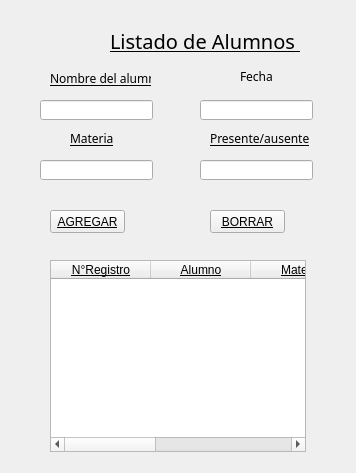
<?xml version="1.0" encoding="UTF-8"?>
<ui version="4.0">
 <class>MainWindow</class>
 <widget class="QMainWindow" name="MainWindow">
  <property name="geometry">
   <rect>
    <x>0</x>
    <y>0</y>
    <width>356</width>
    <height>473</height>
   </rect>
  </property>
  <property name="font">
   <font>
    <italic>false</italic>
    <underline>true</underline>
   </font>
  </property>
  <property name="windowTitle">
   <string>MainWindow</string>
  </property>
  <widget class="QWidget" name="centralWidget">
   <widget class="QPushButton" name="pushButtonAGREGAR">
    <property name="geometry">
     <rect>
      <x>50</x>
      <y>210</y>
      <width>75</width>
      <height>23</height>
     </rect>
    </property>
    <property name="text">
     <string>AGREGAR</string>
    </property>
   </widget>
   <widget class="QPushButton" name="pushButtonBORRAR">
    <property name="geometry">
     <rect>
      <x>210</x>
      <y>210</y>
      <width>75</width>
      <height>23</height>
     </rect>
    </property>
    <property name="text">
     <string>BORRAR</string>
    </property>
   </widget>
   <widget class="QLineEdit" name="lineEditALUMNO">
    <property name="geometry">
     <rect>
      <x>40</x>
      <y>100</y>
      <width>113</width>
      <height>20</height>
     </rect>
    </property>
   </widget>
   <widget class="QLineEdit" name="lineEditFECHA">
    <property name="geometry">
     <rect>
      <x>200</x>
      <y>100</y>
      <width>113</width>
      <height>20</height>
     </rect>
    </property>
   </widget>
   <widget class="QLineEdit" name="lineEditMATERIA">
    <property name="geometry">
     <rect>
      <x>40</x>
      <y>160</y>
      <width>113</width>
      <height>20</height>
     </rect>
    </property>
   </widget>
   <widget class="QLineEdit" name="lineEditPRESENTE">
    <property name="geometry">
     <rect>
      <x>200</x>
      <y>160</y>
      <width>113</width>
      <height>20</height>
     </rect>
    </property>
   </widget>
   <widget class="QLabel" name="label">
    <property name="geometry">
     <rect>
      <x>50</x>
      <y>70</y>
      <width>101</width>
      <height>16</height>
     </rect>
    </property>
    <property name="font">
     <font>
      <family>Segoe Print</family>
      <italic>false</italic>
      <underline>true</underline>
     </font>
    </property>
    <property name="text">
     <string>Nombre del alumno</string>
    </property>
   </widget>
   <widget class="QLabel" name="label_2">
    <property name="geometry">
     <rect>
      <x>240</x>
      <y>70</y>
      <width>47</width>
      <height>13</height>
     </rect>
    </property>
    <property name="font">
     <font>
      <family>Segoe Print</family>
     </font>
    </property>
    <property name="text">
     <string>Fecha</string>
    </property>
   </widget>
   <widget class="QLabel" name="label_3">
    <property name="geometry">
     <rect>
      <x>70</x>
      <y>130</y>
      <width>121</width>
      <height>16</height>
     </rect>
    </property>
    <property name="font">
     <font>
      <family>Segoe Print</family>
     </font>
    </property>
    <property name="text">
     <string>Materia</string>
    </property>
   </widget>
   <widget class="QLabel" name="label_4">
    <property name="geometry">
     <rect>
      <x>210</x>
      <y>130</y>
      <width>131</width>
      <height>16</height>
     </rect>
    </property>
    <property name="font">
     <font>
      <family>Segoe Print</family>
     </font>
    </property>
    <property name="text">
     <string>Presente/ausente</string>
    </property>
   </widget>
   <widget class="QTableWidget" name="tableWidget">
    <property name="geometry">
     <rect>
      <x>50</x>
      <y>260</y>
      <width>256</width>
      <height>192</height>
     </rect>
    </property>
    <column>
     <property name="text">
      <string>N°Registro</string>
     </property>
    </column>
    <column>
     <property name="text">
      <string>Alumno</string>
     </property>
    </column>
    <column>
     <property name="text">
      <string>Materia</string>
     </property>
    </column>
    <column>
     <property name="text">
      <string>Fecha</string>
     </property>
    </column>
    <column>
     <property name="text">
      <string>Presente/Ausente</string>
     </property>
    </column>
   </widget>
   <widget class="QLabel" name="label_5">
    <property name="geometry">
     <rect>
      <x>110</x>
      <y>10</y>
      <width>261</width>
      <height>61</height>
     </rect>
    </property>
    <property name="font">
     <font>
      <family>Impact</family>
      <pointsize>15</pointsize>
      <weight>50</weight>
      <italic>false</italic>
      <bold>false</bold>
      <underline>true</underline>
      <strikeout>false</strikeout>
      <kerning>true</kerning>
     </font>
    </property>
    <property name="text">
     <string>Listado de Alumnos </string>
    </property>
   </widget>
  </widget>
 </widget>
 <layoutdefault spacing="6" margin="11"/>
 <resources/>
 <connections/>
</ui>
